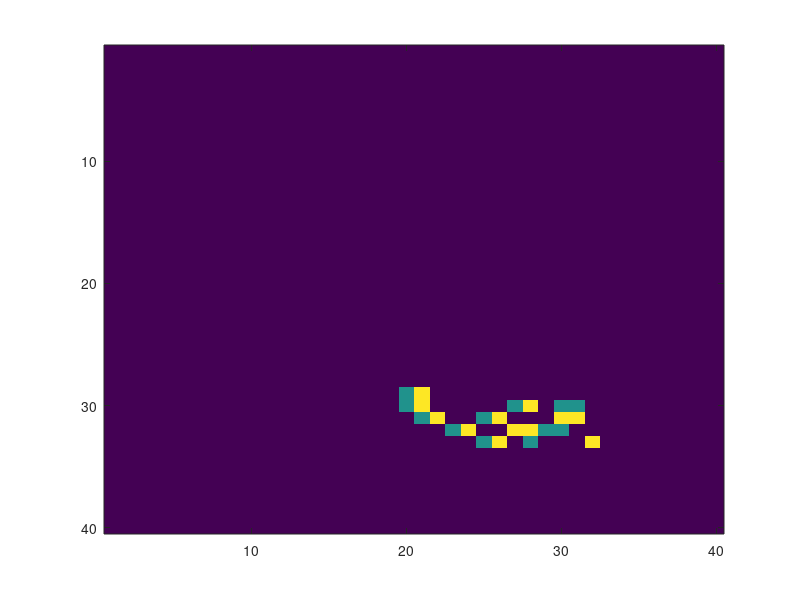

Recreate this plot in MATLAB. (Note: this script raises an error after producing the figure.)
clear all;

%I = random_start(40,0.2); 
%if you want a random start

%plot fireing number over time 

%input grid number
n = 40;

I = zeros(n); %create grid

I(29,20) = 1;
I(29,21) = 2;
I(30,20) = 1;
I(30,21) = 2;
I(30,27) = 1;
I(30,28) = 2;
I(30,30) = 1;
I(30,31) = 1;
I(31,21) = 1;
I(31,22) = 2;
I(31,25) = 1;
I(31,26) = 2;
I(31,30) = 2;
I(31,31) = 2;
I(32,23) = 1;
I(32,24) = 2;
I(32,27) = 2;
I(32,28) = 2;
I(32,29) = 1;
I(32,30) = 1;
I(33,25) = 1;
I(33,26) = 2;
I(33,28) = 1;
I(33,32) = 2;
%{
I(21,20) = 1;
I(21,21) = 1;
I(19,20) = 2;
I(20,22) = 2;
I(22,21) = 2;
I(21,19) = 2;
%}

imagesc(I); %plot
waitforbuttonpress;

for t = 1:15
    
    I = transit(n,I);
    
    imagesc(I)
    pause(0.25)

end
    
fig1 = imagesc(I);
caxis([0 2]);
colorbar('Ticks',[0,1,2],'TickLabels',{'ready','firing','rest'},'FontSize',14)
title('lauching other shapes behind','FontSize',16)
saveas(fig1,'task2_2.png');





           



